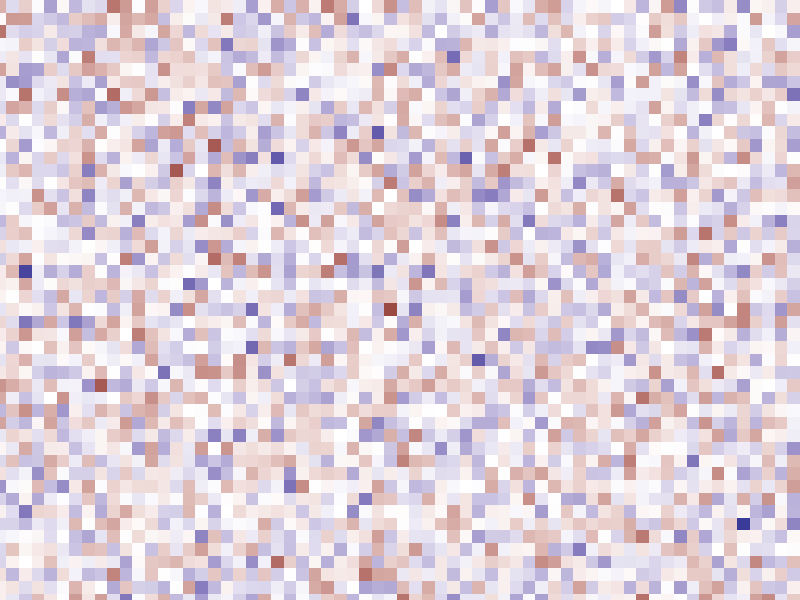

Write the R code that produced this figure.
width <- 64
height <- 48
d <- data.frame(row=rep(1:height, each=width),
                col=rep(1:width, height),
                x=rnorm(n=width * height))

# Construct and print the plot.
library(ggplot2)
plot <- (ggplot(data=d, aes(x=col, y=height + 1 - row, fill=x))
         + geom_raster()
         + scale_fill_gradient2()
)
pixel_size <- 10

BorderlessPlotPng <- function(plot, ...) {
  # Write a ggplot2 plot to an image file with no borders.
  #
  # Args:
  #   plot:  A ggplot2 plot object.
  #   ...:  Arguments passed to the png() function.
  require(grid)
  png(type='cairo', antialias=NULL, units='px', ...)
  print(plot
        + theme(plot.margin=unit(c(0, 0, -0.5, -0.5), 'line'),
                axis.text=element_blank(),
                axis.ticks=element_blank(),
                axis.title=element_blank(),
                legend.position='none')
        + scale_x_continuous(expand=c(0, 0))
        + scale_y_continuous(expand=c(0, 0))
        + labs(x=NULL, y=NULL)
  )
  dev.off()
}

BorderlessPlotPng(plot,
                  filename='test.png',
                  width=width * pixel_size,
                  height=height * pixel_size)
